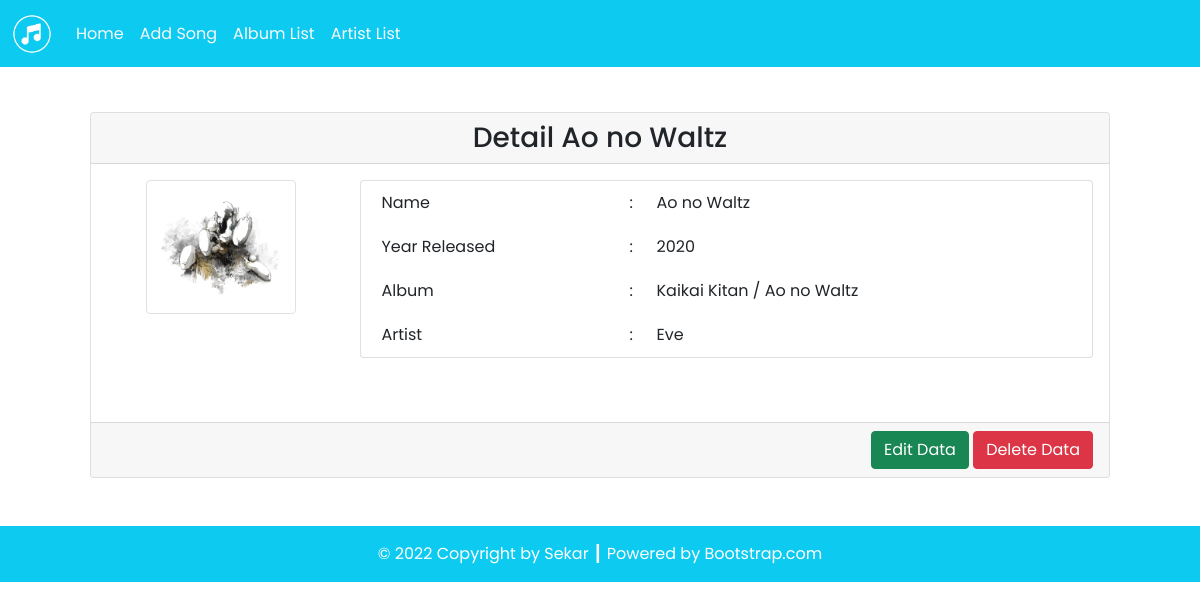
/source_code/detail.php?id=8, run on the app's committed database.
### tables this page shows
CREATE TABLE `song` (
  `song_id` int(11) NOT NULL AUTO_INCREMENT,
  `song_pic` varchar(255) DEFAULT NULL,
  `song_name` varchar(100) DEFAULT NULL,
  `song_year` int(4) DEFAULT NULL,
  `artist_id` int(11) DEFAULT NULL,
  `album_id` int(11) DEFAULT NULL,
  PRIMARY KEY (`song_id`),
  KEY `fk_artist` (`artist_id`),
  KEY `album_id` (`album_id`),
  CONSTRAINT `fk_artist` FOREIGN KEY (`artist_id`) REFERENCES `artist` (`artist_id`) ON UPDATE CASCADE,
  CONSTRAINT `song_ibfk_1` FOREIGN KEY (`album_id`) REFERENCES `album` (`album_id`) ON UPDATE CASCADE
);

CREATE TABLE `album` (
  `album_id` int(11) NOT NULL AUTO_INCREMENT,
  `album_name` varchar(100) DEFAULT NULL,
  PRIMARY KEY (`album_id`)
);

CREATE TABLE `artist` (
  `artist_id` int(11) NOT NULL AUTO_INCREMENT,
  `artist_name` varchar(100) DEFAULT NULL,
  PRIMARY KEY (`artist_id`)
);

### source_code/config/db.php (called while the page is built)
<?php
$DB_HOST = "localhost";
$DB_USERNAME = "root";
$DB_PASSWORD = "";
$DB_NAME = "db_song";

### source_code/classes/DB.php (called while the page is built, shortened)
<?php
class DB
{
    private $hostname;
    private $username;
    private $password;
    private $dbname;
    private $conn;
    private $result;
    function __construct($hostname, $username, $password, $dbname)
    {
        $this->hostname = $hostname;
        $this->username = $username;
        $this->password = $password;
        $this->dbname = $dbname;
    }
    function open()
    {
        $this->conn = mysqli_connect($this->hostname, $this->username, $this->password, $this->dbname);
    }
    function execute($query)
    {
        $this->result = mysqli_query($this->conn, $query);
    }
    function getResult()
    {
        return mysqli_fetch_array($this->result);
    }
}

### source_code/classes/Song.php (called while the page is built, shortened)
<?php
class Song extends DB
{
    function getSongById($id)
    {
        $query = "SELECT * FROM song JOIN album ON song.album_id=album.album_id JOIN artist ON song.artist_id=artist.artist_id WHERE song_id=$id";
        return $this->execute($query);
    }
}

### source_code/detail.php (the view, shortened to what this page needs)
<?php
include('config/db.php');
include('classes/DB.php');
include('classes/Artist.php');
include('classes/Song.php');
$song = new Song($DB_HOST, $DB_USERNAME, $DB_PASSWORD, $DB_NAME);
$song->open();
$data = nulL;
if (isset($_GET['id'])) {
    $id = $_GET['id'];
    if ($id > 0) {
        $song->getSongById($id);
        $row = $song->getResult();
        $data .= '<div class="card-header text-center">
        <h3 class="my-0">Detail ' . $row['song_name'] . '</h3>
        </div>
        <div class="card-body text-end">
            <div class="row mb-5">
                <div class="col-3">
                    <div class="row justify-content-center">
                        <img src="assets/images/' . $row['song_pic'] . '" class="img-thumbnail" alt="' . $row['song_pic'] . '" width="60">
                        </div>
                    </div>
                    <div class="col-9">
                        <div class="card px-3">
                            <table border="0" class="text-start">
                                <tr>
                                    <td>Name</td>
                                    <td>:</td>
                                    <td>' . $row['song_name'] . '</td>
                                </tr>
                                <tr>
                                    <td>Year Released</td>
                                    <td>:</td>
                                    <td>' . $row['song_year'] . '</td>
                                </tr>
                                <tr>
                                    <td>Album</td>
                                    <td>:</td>
                                    <td>' . $row['album_name'] . '</td>
                                </tr>
                                <tr>
                                    <td>Artist</td>
                                    <td>:</td>
                                    <td>' . $row['artist_name'] . '</td>
                                </tr>
                            </table>
                        </div>
                    </div>
                </div>
            </div>
            <div class="card-footer text-end">
                <a href="form.php?id=' . $row['song_id'] . '"><button type="button" class="btn btn-success text-white">Edit Data</button></a>
                <a href="detail.php?hapus=' . $row['song_id'] .'"><button type="button" class="btn btn-danger">Delete Data</button></a>
            </div>';
    }
}

### data on the page
song: song_name "Ao no Waltz", song_pic (picture), song_year "2020", album.album_name "Kaikai Kitan / Ao no Waltz", artist.artist_name "Eve"

### other printed values
$this->content "Home Add Song Album List Artist List © 2022 Copyright by Sekar ┃ Powered by Bootstrap.com"
